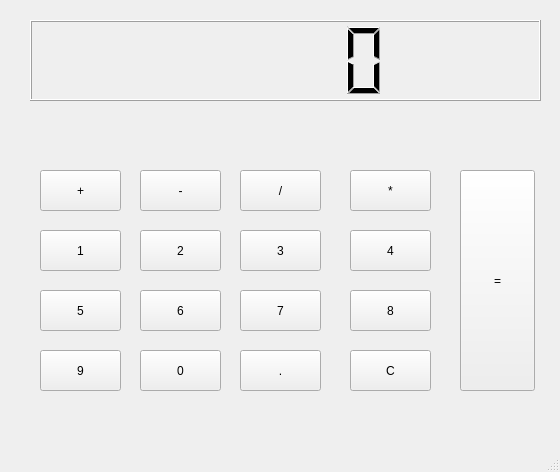
<?xml version="1.0" encoding="UTF-8"?>
<ui version="4.0">
 <class>MainWindow</class>
 <widget class="QMainWindow" name="MainWindow">
  <property name="geometry">
   <rect>
    <x>0</x>
    <y>0</y>
    <width>560</width>
    <height>472</height>
   </rect>
  </property>
  <property name="windowTitle">
   <string>MainWindow</string>
  </property>
  <widget class="QWidget" name="centralwidget">
   <widget class="QPushButton" name="btn_Principal_Num1">
    <property name="geometry">
     <rect>
      <x>40</x>
      <y>230</y>
      <width>81</width>
      <height>41</height>
     </rect>
    </property>
    <property name="styleSheet">
     <string notr="true">font: 75 24pt &quot;MS Shell Dlg 2&quot;;</string>
    </property>
    <property name="text">
     <string>1</string>
    </property>
   </widget>
   <widget class="QLCDNumber" name="lcdNumber">
    <property name="geometry">
     <rect>
      <x>30</x>
      <y>20</y>
      <width>511</width>
      <height>81</height>
     </rect>
    </property>
   </widget>
   <widget class="QPushButton" name="btn_Principal_Num2">
    <property name="geometry">
     <rect>
      <x>140</x>
      <y>230</y>
      <width>81</width>
      <height>41</height>
     </rect>
    </property>
    <property name="styleSheet">
     <string notr="true">font: 75 24pt &quot;MS Shell Dlg 2&quot;;</string>
    </property>
    <property name="text">
     <string>2</string>
    </property>
   </widget>
   <widget class="QPushButton" name="btn_Principal_Num3">
    <property name="geometry">
     <rect>
      <x>240</x>
      <y>230</y>
      <width>81</width>
      <height>41</height>
     </rect>
    </property>
    <property name="styleSheet">
     <string notr="true">font: 75 24pt &quot;MS Shell Dlg 2&quot;;</string>
    </property>
    <property name="text">
     <string>3</string>
    </property>
   </widget>
   <widget class="QPushButton" name="btn_Principal_Num4">
    <property name="geometry">
     <rect>
      <x>350</x>
      <y>230</y>
      <width>81</width>
      <height>41</height>
     </rect>
    </property>
    <property name="styleSheet">
     <string notr="true">font: 75 24pt &quot;MS Shell Dlg 2&quot;;</string>
    </property>
    <property name="text">
     <string>4</string>
    </property>
   </widget>
   <widget class="QPushButton" name="btn_Principal_Num5">
    <property name="geometry">
     <rect>
      <x>40</x>
      <y>290</y>
      <width>81</width>
      <height>41</height>
     </rect>
    </property>
    <property name="styleSheet">
     <string notr="true">font: 75 24pt &quot;MS Shell Dlg 2&quot;;</string>
    </property>
    <property name="text">
     <string>5</string>
    </property>
   </widget>
   <widget class="QPushButton" name="btn_Principal_Num6">
    <property name="geometry">
     <rect>
      <x>140</x>
      <y>290</y>
      <width>81</width>
      <height>41</height>
     </rect>
    </property>
    <property name="styleSheet">
     <string notr="true">font: 75 24pt &quot;MS Shell Dlg 2&quot;;</string>
    </property>
    <property name="text">
     <string>6</string>
    </property>
   </widget>
   <widget class="QPushButton" name="pushButton_7">
    <property name="geometry">
     <rect>
      <x>240</x>
      <y>290</y>
      <width>81</width>
      <height>41</height>
     </rect>
    </property>
    <property name="styleSheet">
     <string notr="true">font: 75 24pt &quot;MS Shell Dlg 2&quot;;</string>
    </property>
    <property name="text">
     <string>7</string>
    </property>
   </widget>
   <widget class="QPushButton" name="pushButton_8">
    <property name="geometry">
     <rect>
      <x>350</x>
      <y>290</y>
      <width>81</width>
      <height>41</height>
     </rect>
    </property>
    <property name="styleSheet">
     <string notr="true">font: 75 24pt &quot;MS Shell Dlg 2&quot;;</string>
    </property>
    <property name="text">
     <string>8</string>
    </property>
   </widget>
   <widget class="QPushButton" name="pushButton_4">
    <property name="geometry">
     <rect>
      <x>40</x>
      <y>350</y>
      <width>81</width>
      <height>41</height>
     </rect>
    </property>
    <property name="styleSheet">
     <string notr="true">font: 75 24pt &quot;MS Shell Dlg 2&quot;;</string>
    </property>
    <property name="text">
     <string>9</string>
    </property>
   </widget>
   <widget class="QPushButton" name="btn_Principal_Num0">
    <property name="geometry">
     <rect>
      <x>140</x>
      <y>350</y>
      <width>81</width>
      <height>41</height>
     </rect>
    </property>
    <property name="styleSheet">
     <string notr="true">font: 75 24pt &quot;MS Shell Dlg 2&quot;;</string>
    </property>
    <property name="text">
     <string>0</string>
    </property>
   </widget>
   <widget class="QPushButton" name="pushButton">
    <property name="geometry">
     <rect>
      <x>240</x>
      <y>350</y>
      <width>81</width>
      <height>41</height>
     </rect>
    </property>
    <property name="styleSheet">
     <string notr="true">font: 75 24pt &quot;MS Shell Dlg 2&quot;;</string>
    </property>
    <property name="text">
     <string>.</string>
    </property>
   </widget>
   <widget class="QPushButton" name="btn_Principal_Borrar">
    <property name="geometry">
     <rect>
      <x>350</x>
      <y>350</y>
      <width>81</width>
      <height>41</height>
     </rect>
    </property>
    <property name="styleSheet">
     <string notr="true">font: 75 24pt &quot;MS Shell Dlg 2&quot;;</string>
    </property>
    <property name="text">
     <string>C</string>
    </property>
   </widget>
   <widget class="QPushButton" name="btn_Principal_Suma">
    <property name="geometry">
     <rect>
      <x>40</x>
      <y>170</y>
      <width>81</width>
      <height>41</height>
     </rect>
    </property>
    <property name="styleSheet">
     <string notr="true">font: 75 24pt &quot;MS Shell Dlg 2&quot;;</string>
    </property>
    <property name="text">
     <string>+</string>
    </property>
   </widget>
   <widget class="QPushButton" name="btn_Principal_Resta">
    <property name="geometry">
     <rect>
      <x>140</x>
      <y>170</y>
      <width>81</width>
      <height>41</height>
     </rect>
    </property>
    <property name="styleSheet">
     <string notr="true">font: 75 24pt &quot;MS Shell Dlg 2&quot;;</string>
    </property>
    <property name="text">
     <string>-</string>
    </property>
   </widget>
   <widget class="QPushButton" name="btn_Principal_Division">
    <property name="geometry">
     <rect>
      <x>240</x>
      <y>170</y>
      <width>81</width>
      <height>41</height>
     </rect>
    </property>
    <property name="styleSheet">
     <string notr="true">font: 75 24pt &quot;MS Shell Dlg 2&quot;;</string>
    </property>
    <property name="text">
     <string>/</string>
    </property>
   </widget>
   <widget class="QPushButton" name="pushButton_9">
    <property name="geometry">
     <rect>
      <x>460</x>
      <y>170</y>
      <width>75</width>
      <height>221</height>
     </rect>
    </property>
    <property name="styleSheet">
     <string notr="true">font: 75 24pt &quot;MS Shell Dlg 2&quot;;</string>
    </property>
    <property name="text">
     <string>=</string>
    </property>
   </widget>
   <widget class="QPushButton" name="btn_Principal_Multi">
    <property name="geometry">
     <rect>
      <x>350</x>
      <y>170</y>
      <width>81</width>
      <height>41</height>
     </rect>
    </property>
    <property name="styleSheet">
     <string notr="true">font: 75 24pt &quot;MS Shell Dlg 2&quot;;</string>
    </property>
    <property name="text">
     <string>*</string>
    </property>
   </widget>
  </widget>
  <widget class="QMenuBar" name="menubar">
   <property name="geometry">
    <rect>
     <x>0</x>
     <y>0</y>
     <width>560</width>
     <height>21</height>
    </rect>
   </property>
  </widget>
  <widget class="QStatusBar" name="statusbar"/>
 </widget>
 <resources/>
 <connections/>
</ui>
